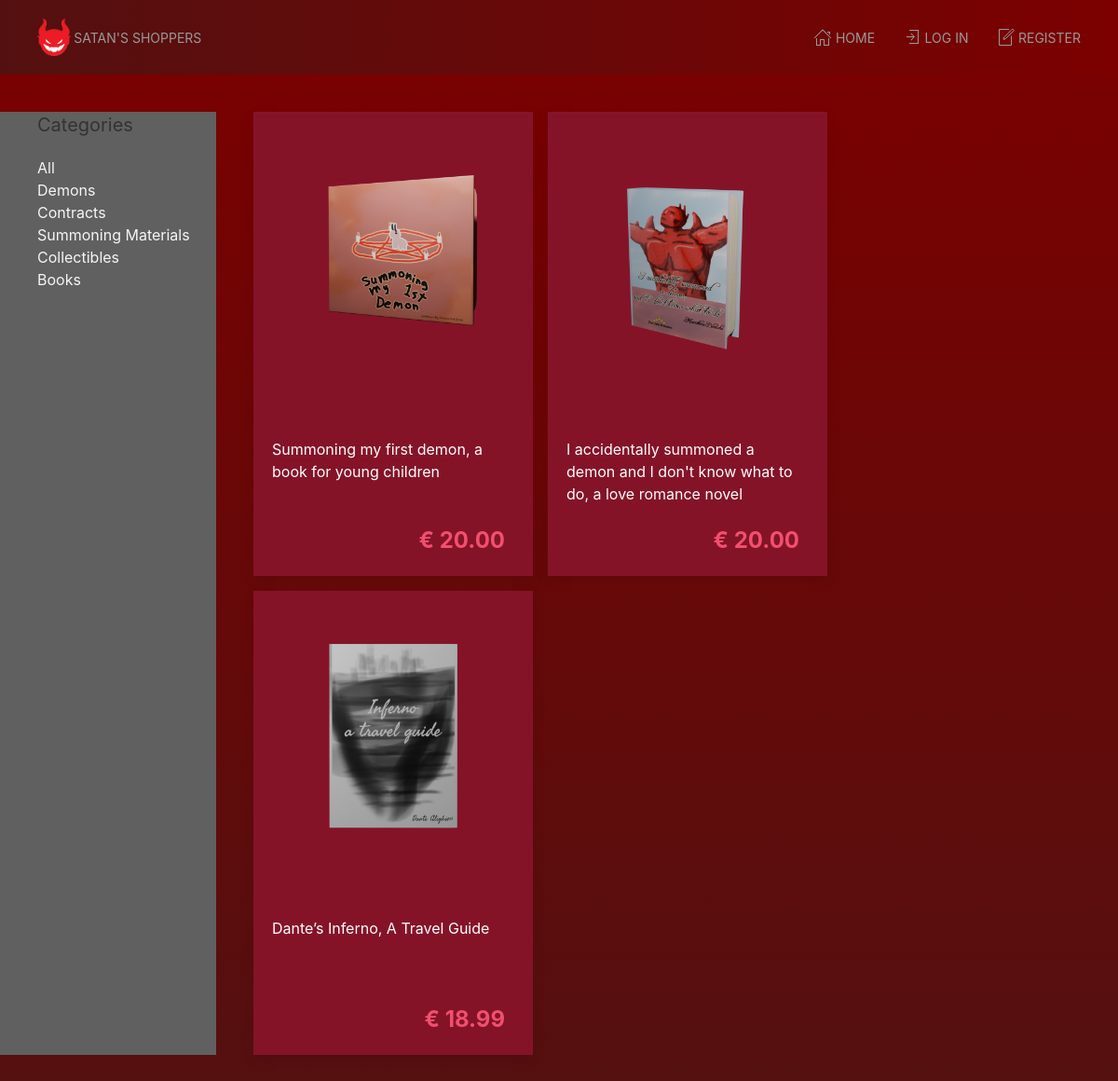
/dev/index.php?category=books, run on the app's committed database.
### tables this page shows
CREATE TABLE `products` (
  `id` int(11) NOT NULL,
  `price` decimal(6,2) NOT NULL,
  `name` varchar(255) NOT NULL,
  `description` varchar(255) NOT NULL,
  `image` varchar(255) NOT NULL,
  `category_id` int(255) NOT NULL
);

### dev/index.php (the view, shortened to what this page needs)
<?php
include_once("templates/head.inc.php");
$category="";
if($_GET['category'] == "books"){
	$category="5";
}
if($category == ""){
$statement = $conn->prepare("SELECT * FROM products");
$statement->execute();
}
else{
$statement = $conn->prepare("SELECT * FROM products WHERE category_id = ?");
$statement->execute([$category]);
}
$products = $statement->fetchAll(PDO::FETCH_ASSOC);
?>
   <main class="uk-container uk-padding">
      <div class="uk-grid">
         <section class="uk-width-1-5">
            <h4>Categories</h4>
<a class="uk-link-text" href="?category=all">All</a>
<br>
<a class="uk-link-text" href="?category=demons">Demons</a>
<br>
<a class="uk-link-text" href="?category=contracts">Contracts</a>
<br>
<a class="uk-link-text" href="?category=materials">Summoning Materials</a>
<br>
<a class="uk-link-text" href="?category=collectibles">Collectibles</a>
<br>
<a class="uk-link-text" href="?category=books">Books</a>
         </section>
         <section class="uk-width-4-5">
            <div class="uk-flex uk-flex-home uk-flex-wrap">
            <?php foreach($products as $product): ?>
               <a class="product-card uk-card uk-card-home uk-card-default uk-card-small uk-card-hover"
                  href="product.php?id=<?= $product['id'] ?>">
                  <div class="uk-card-media-top uk-align-center">
                     <img src="<?= 'img/' . $product['image'] ?>" alt="" class="product-image uk-align-center">
                  </div>
                  <div class="uk-card-body uk-card-body-home">
                     <p class="product-card-p"><?= $product['name'] ?></p>
                     <p class="product-card-p uk-text-large uk-text-bold uk-text-danger uk-text-right">
                     &euro; <?= $product['price'] ?>
                     </p>
                  </div>
               </a>
            <?php endforeach; ?>
         </section>
<?php
include_once("templates/foot.inc.php");

### dev/css/style.css (style rules this page uses)
.product-image { width: 300px; height: 300px; }
.product-card, .product-card-p { text-decoration: none !important; color: #666; background-color: #760a1e; }
.uk-card-home, .uk-card-body-home { width: 300px; }
.uk-card-body-home > p { max-width: 250px; }
.uk-card-body-home > p:first-child { min-height: 72px; }
.uk-flex-home, .uk-cart-gap, .uk-card-body-gap { gap: 1rem; }
.product-card-p { background-color: #851328; color:white; }
.product-card { background-color: #851328; }

### data on the page
products: image (picture), name "Summoning my first demon, a book for young children", price "20.00"
products: image (picture), name "I accidentally summoned a demon and I don't know what to do, a love romance novel", price "20.00"
products: image (picture), name "Dante’s Inferno, A Travel Guide", price "18.99"
